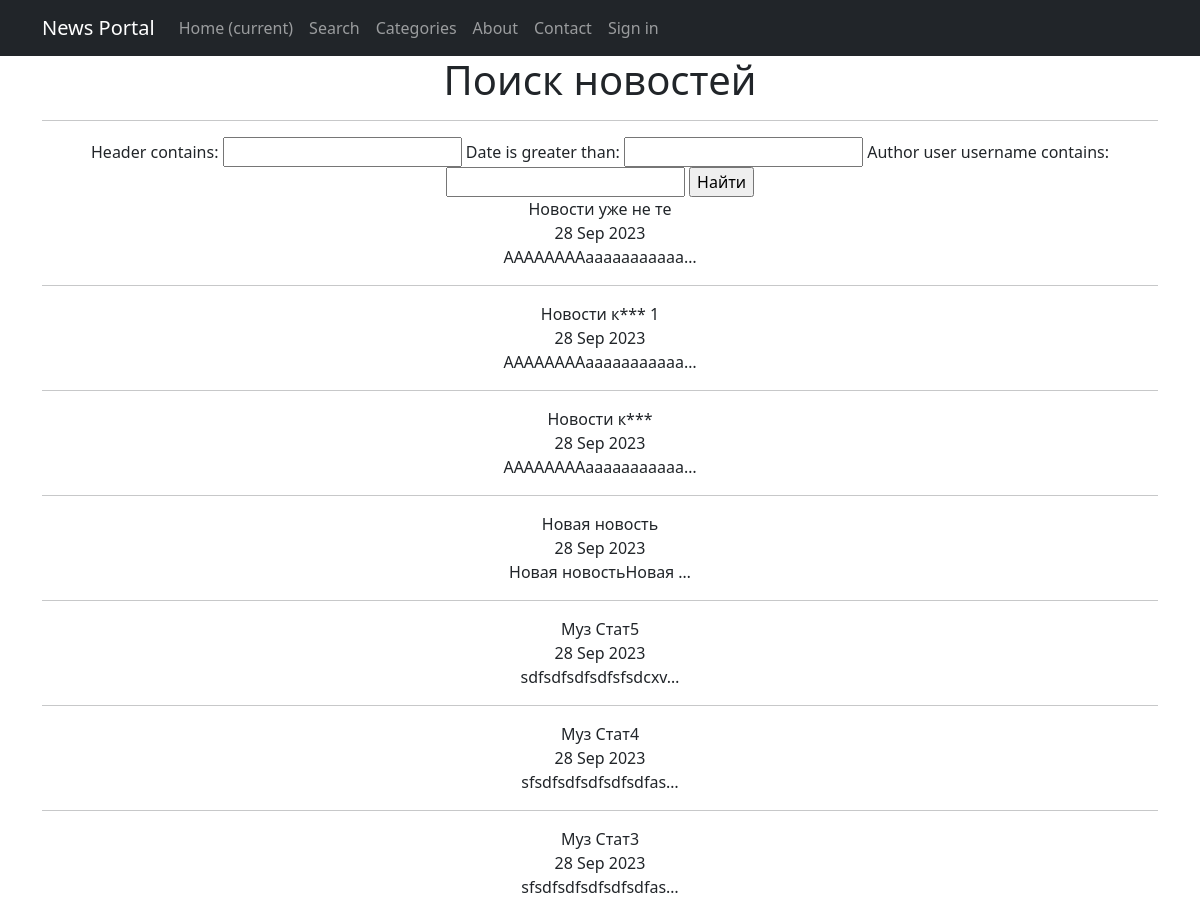
Page /news/search/ (upper part) on the earlier database version.
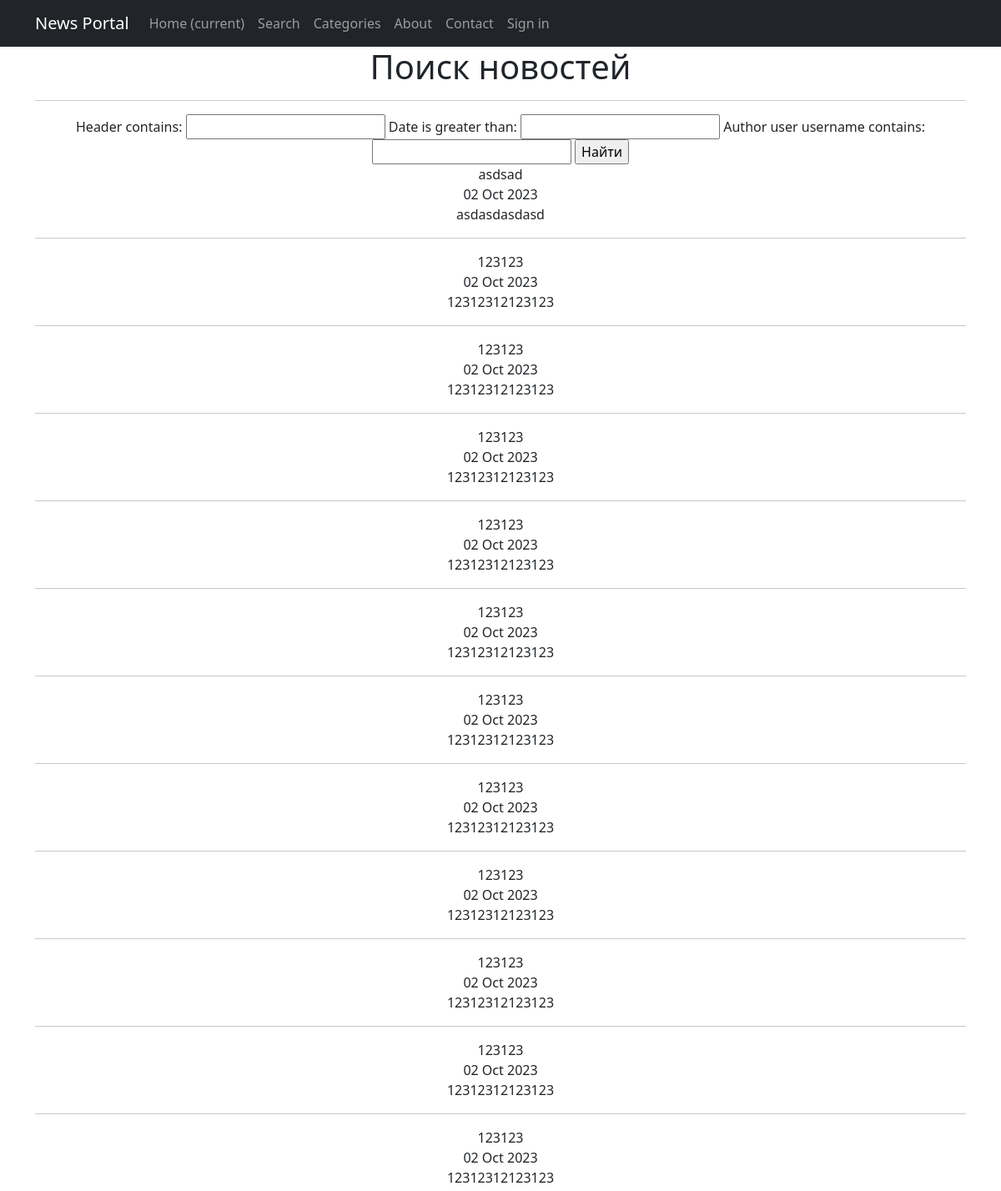
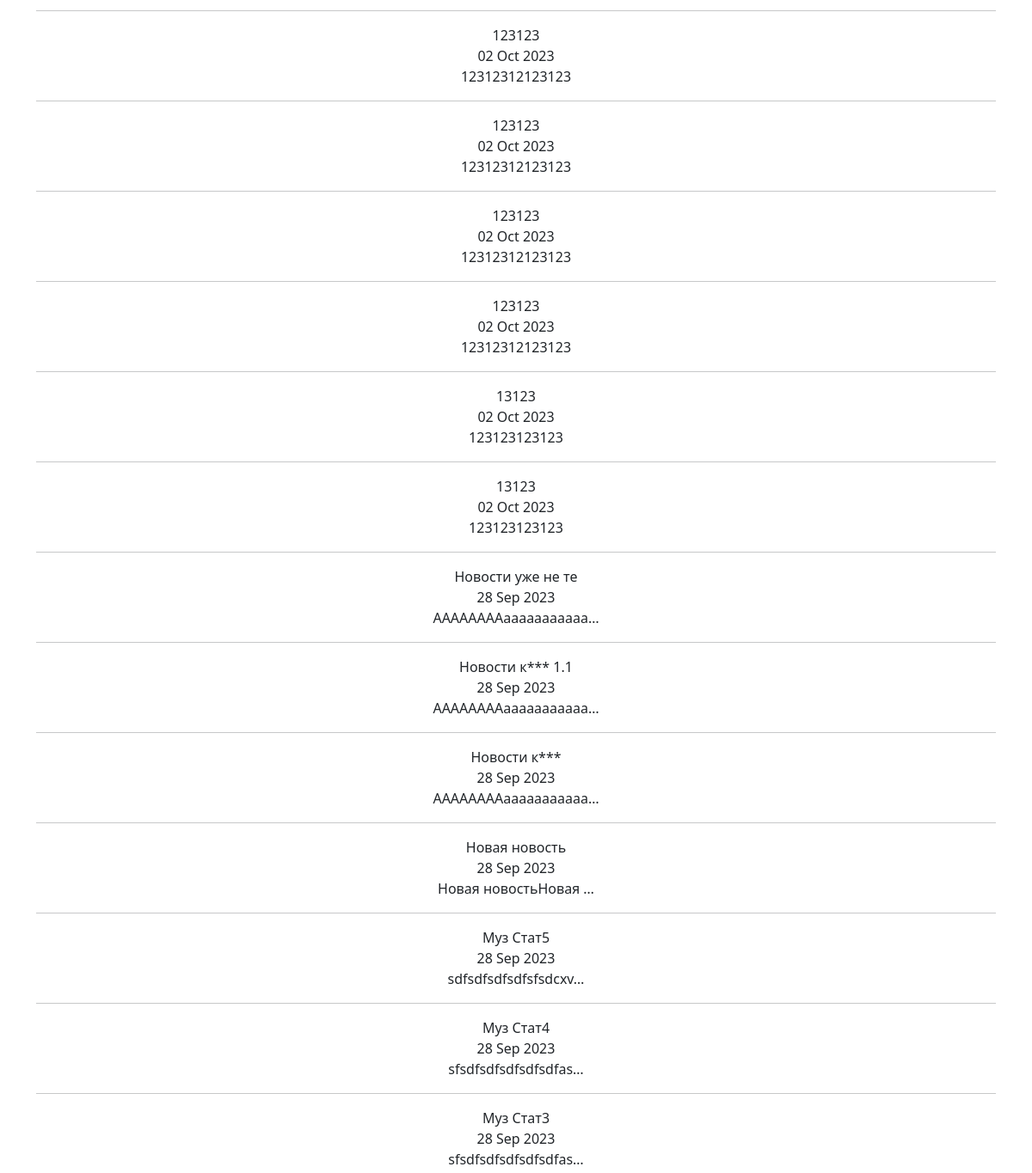
Same page on the later database version (2 pictures, top to bottom).
### news/models.py (models this page shows, shortened)
class Post(models.Model):
    author = models.ForeignKey(Author, on_delete=models.CASCADE, related_name='posts')
    type = models.CharField(max_length=2, choices=POSTSTYPE, default=news)
    date = models.DateTimeField(auto_now_add=True)
    category = models.ManyToManyField(Category, through='PostCategory')
    header = models.CharField(max_length=255)
    text = models.TextField()
    rating = models.FloatField(default=0.0)

### news/views.py (the view)
# urls.py: path('search/', PostSearchView.as_view(), name='post_search'),
class PostSearchView(ListView):
    model = Post
    ordering = '-date'
    template_name = 'post_search.html'
    context_object_name = 'post_search'
    def get_context_data(self, **kwargs):
        context = super().get_context_data(**kwargs)
        context['filter'] = PostFilter(self.request.GET, queryset=self.get_queryset())
        return context

### news/templatetags/custom_filters.py (called while the page is built)
@register.filter()
def censor(value):
    if not isinstance(value, str):
        return value
    all_words = value.split(' ')
    censored_words = []
    for word in all_words:
        if word.lower() in OBSCENE_WORDS:
            word = word[0] + '*' * (len(word) - 1)
        censored_words.append(word)
    return ' '.join(censored_words)

### templates/post_search.html (shortened to what this page needs)
{% extends 'flatpages/default.html' %}
{% load custom_filters %}
{% block content %}
    <h1>Поиск новостей</h1>
    <hr>
    <form method="GET">
      {{ filter.form }}
      <input type="submit" value="Найти">
    </form>
    {% if filter.qs %}
        {% for post in filter.qs %}
            <div>{{ post.header|censor }}</div>
            <div>{{ post.date|date:'d M Y' }}</div>
            <div>{{ post.text|truncatechars:20|censor }}</div>
            <hr>
        {% endfor %}
    {% else %}
        <h2>Таких новостей не найдено!</h2>
    {% endif%}
{% endblock content %}

Differences in the rows shown:
added Post: header|censor "asdsad", date "02 Oct 2023", text|censor "asdasdasdasd"
added Post: header|censor "123123", date "02 Oct 2023", text|censor "12312312123123"
added Post: header|censor "123123", date "02 Oct 2023", text|censor "12312312123123"
added Post: header|censor "123123", date "02 Oct 2023", text|censor "12312312123123"
added Post: header|censor "123123", date "02 Oct 2023", text|censor "12312312123123"
added Post: header|censor "123123", date "02 Oct 2023", text|censor "12312312123123"
added Post: header|censor "123123", date "02 Oct 2023", text|censor "12312312123123"
added Post: header|censor "123123", date "02 Oct 2023", text|censor "12312312123123"
added Post: header|censor "123123", date "02 Oct 2023", text|censor "12312312123123"
added Post: header|censor "123123", date "02 Oct 2023", text|censor "12312312123123"
added Post: header|censor "123123", date "02 Oct 2023", text|censor "12312312123123"
added Post: header|censor "123123", date "02 Oct 2023", text|censor "12312312123123"
added Post: header|censor "123123", date "02 Oct 2023", text|censor "12312312123123"
added Post: header|censor "123123", date "02 Oct 2023", text|censor "12312312123123"
added Post: header|censor "123123", date "02 Oct 2023", text|censor "12312312123123"
added Post: header|censor "123123", date "02 Oct 2023", text|censor "12312312123123"
added Post: header|censor "13123", date "02 Oct 2023", text|censor "123123123123"
added Post: header|censor "13123", date "02 Oct 2023", text|censor "123123123123"
changed Post: header|censor "Новости к*** 1" → "Новости к*** 1.1"
